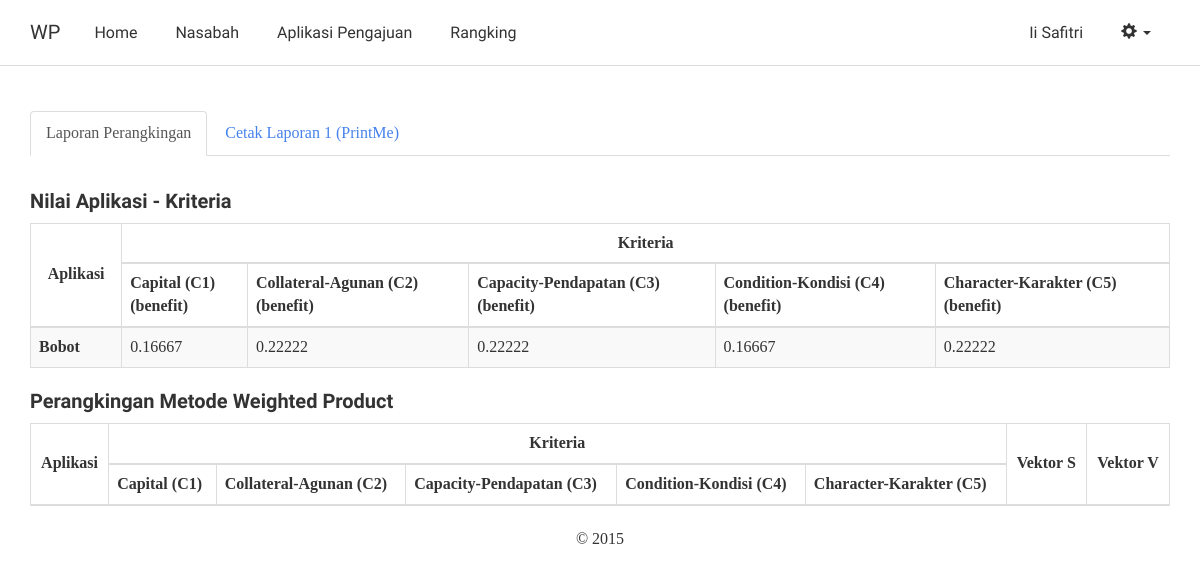
The page /laporan.php (signed in) on the database as committed earlier.
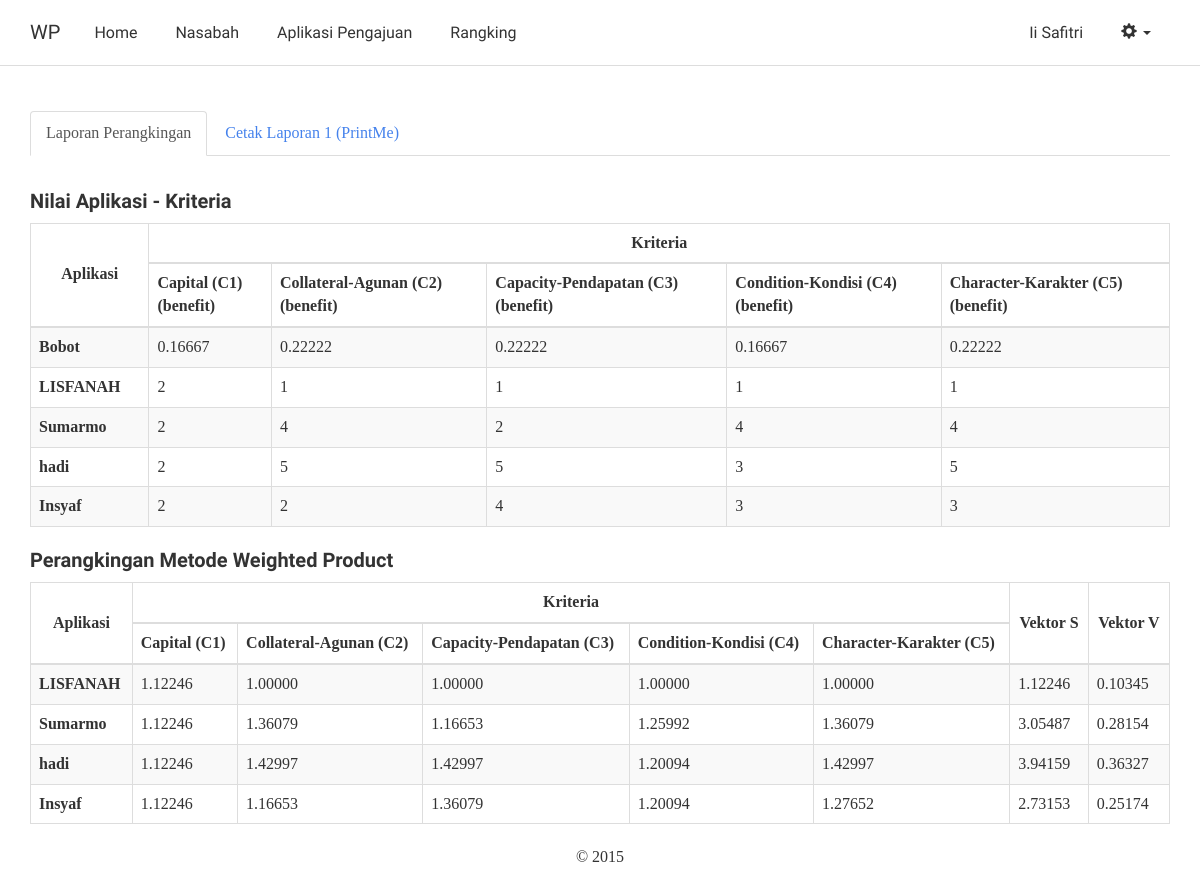
The same page on the database as committed later.
### tables this page shows
CREATE TABLE `wp_bobot` (
  `id_kriteria` int(11) NOT NULL,
  `nilai_bobot` double NOT NULL,
  `hasil_bobot` double NOT NULL
);

CREATE TABLE `wp_kriteria` (
  `id_kriteria` int(11) NOT NULL,
  `nama_kriteria` varchar(255) NOT NULL,
  `tipe_kriteria` varchar(10) NOT NULL
);

CREATE TABLE `wp_alternatif` (
  `id_alternatif` int(11) NOT NULL,
  `nama_alternatif` varchar(255) NOT NULL,
  `vektor_s` double NOT NULL,
  `vektor_v` double NOT NULL,
  `id_nasabah` int(11) NOT NULL,
  `id_pengajuan` int(11) NOT NULL,
  `tgl` date NOT NULL
);

CREATE TABLE `wp_rangking` (
  `id_alternatif` int(11) NOT NULL,
  `id_kriteria` int(11) NOT NULL,
  `nilai_rangking` double NOT NULL,
  `nilai_normalisasi` double NOT NULL
);

### includes/bobot.inc.php (called while the page is built, shortened)
<?php
class Bobot{
	private $conn;
	private $table_name = "wp_bobot";
	public function __construct($db){
		$this->conn = $db;
	}
	function readAll(){
		$query = "SELECT * FROM ".$this->table_name." a, wp_kriteria b where a.id_kriteria=b.id_kriteria ORDER BY a.id_kriteria ASC";
		$stmt = $this->conn->prepare( $query );
		$stmt->execute();
		return $stmt;
	}
}
?>

### includes/alternatif.inc.php (called while the page is built, shortened)
<?php
class Alternatif{
	private $conn;
	private $table_name = "wp_alternatif";
	public function __construct($db){
		$this->conn = $db;
	}
	function readAll(){
		$query = "SELECT a.*, n.nama, p.nama AS nama_pengajuan FROM ".$this->table_name." AS a INNER JOIN wp_nasabah AS n ON a.id_nasabah=n.id_nasabah INNER JOIN wp_pengajuan AS p ON a.id_pengajuan=p.id_pengajuan ORDER BY a.id_alternatif ASC";
		$stmt = $this->conn->prepare( $query );
		$stmt->execute();
		return $stmt;
	}
}
?>

### includes/rangking.inc.php (called while the page is built, shortened)
<?php
class Rangking{
	private $conn;
	private $table_name = "wp_rangking";
	public function __construct($db){
		$this->conn = $db;
	}
	function readR($a){
		$query = "SELECT * FROM wp_alternatif a, wp_kriteria b, wp_rangking c, wp_bobot d where b.id_kriteria=d.id_kriteria and a.id_alternatif=c.id_alternatif and b.id_kriteria=c.id_kriteria and c.id_alternatif='$a'";
		$stmt = $this->conn->prepare( $query );
		$stmt->execute();
		return $stmt;
	}
	function readMax(){
		$query = "SELECT sum(vektor_s) as mnr1 FROM wp_alternatif";
		$stmt = $this->conn->prepare( $query );
		$stmt->execute();
		return $stmt;
	}
	function readHasil1($a){
		$query = "SELECT EXP(SUM(LOG(coalesce(nilai_normalisasi,1)))) as bbn FROM " . $this->table_name . " WHERE id_alternatif='$a' limit 0,1";
		$stmt = $this->conn->prepare( $query );
		$stmt->execute();
		return $stmt;
	}
}
?>

### laporan.php (the view, shortened to what the changed rows need)
<?php
$config = new Config();
$db = $config->getConnection();
?>
<!DOCTYPE html>
<html lang="en">
  <head>
    <link href="css/bootstrap.min.css" rel="stylesheet">
    <link href="css/dataTables.bootstrap.min.css" rel="stylesheet">
  </head>
  <body>
    <div id="container" class="container">
<?php
include_once 'includes/alternatif.inc.php';
$pro1 = new Alternatif($db);
$stmt1 = $pro1->readAll();
$stmt1x = $pro1->readAll();
include_once 'includes/bobot.inc.php';
$pro2 = new Bobot($db);
$stmt2 = $pro2->readAll();
$stmt2x = $pro2->readAll();
$stmt2y = $pro2->readAll();
include_once 'includes/rangking.inc.php';
$pro = new Rangking($db);
?>
	<br/>
	<div>
	  <div class="tab-content">
	    <div role="tabpanel" class="tab-pane active" id="rangking">
	    	<br/>
			<table width="100%" class="table table-striped table-bordered">
		        <thead>
		            <tr>
		                <th rowspan="2" style="vertical-align: middle" class="text-center">Aplikasi</th>
		                <th colspan="<?php echo $stmt2x->rowCount(); ?>" class="text-center">Kriteria</th>
		            </tr>
		            <tr>
		            <?php
					while ($row2x = $stmt2x->fetch(PDO::FETCH_ASSOC)){
					?>
		                <th><?php echo $row2x['nama_kriteria'] ?><br/>(<?php echo $row2x['tipe_kriteria'] ?>)</th>
		            <?php
					}
					?>
		            </tr>
		        </thead>
		        <tbody>
					<tr>
		                <th>Bobot</th>
		                <?php
		                while ($row2y = $stmt2y->fetch(PDO::FETCH_ASSOC)){
						?>
		                <td>
		                	<?php
		                	echo number_format($row2y['hasil_bobot'], 5, '.', ',');
		                	?>
		                </td>
		                <?php
		                }
						?>
		            </tr>
		<?php
		while ($row1x = $stmt1x->fetch(PDO::FETCH_ASSOC)){
		?>
		            <tr>
		                <th><?php echo $row1x['nama_alternatif'] ?></th>
		                <?php
		                $ax= $row1x['id_alternatif'];
						$stmtrx = $pro->readR($ax);
						while ($rowrx = $stmtrx->fetch(PDO::FETCH_ASSOC)){
						?>
		                <td>
		                	<?php
		                	echo $rowrx['nilai_rangking'];
		                	?>
		                </td>
		                <?php
		                }
						?>
		            </tr>
		<?php
		}
		?>
		        </tbody>
		    </table>
			<table width="100%" class="table table-striped table-bordered">
		        <thead>
		            <tr>
		                <th rowspan="2" style="vertical-align: middle" class="text-center">Aplikasi</th>
		                <th colspan="<?php echo $stmt2->rowCount(); ?>" class="text-center">Kriteria</th>
		                <th rowspan="2" style="vertical-align: middle" class="text-center">Vektor S</th>
		                <th rowspan="2" style="vertical-align: middle" class="text-center">Vektor V</th>
		            </tr>
		            <tr>
		            <?php
					while ($row2 = $stmt2->fetch(PDO::FETCH_ASSOC)){
					?>
		                <th><?php echo $row2['nama_kriteria'] ?></th>
		            <?php
					}
					?>
		            </tr>
		        </thead>
		        <tbody>
		<?php
		while ($row1 = $stmt1->fetch(PDO::FETCH_ASSOC)){
		?>
		            <tr>
		                <th><?php echo $row1['nama_alternatif'] ?></th>
		                <?php
		                $a= $row1['id_alternatif'];
						$stmtr = $pro->readR($a);
						while ($rowr = $stmtr->fetch(PDO::FETCH_ASSOC)){
							$b = $rowr['id_kriteria'];
							$tipe = $rowr['tipe_kriteria'];
							$bobot = $rowr['hasil_bobot'];
						?>
		                <td>
		                	<?php
		                	if($tipe=='benefit'){
		                		$nor = pow($rowr['nilai_rangking'],$bobot);
							} else{
								$nor = pow($rowr['nilai_rangking'],-$bobot);
							}
							echo number_format($nor, 5, '.', ',');
							$pro->ia = $a;
							$pro->ik = $b;
							$pro->nn4 = $nor;
							$pro->normalisasi1();
		                	?>
		                </td>
		                <?php
		                }
						?>
						<td>
							<?php
							$stmthasil = $pro->readHasil1($a);
							$hasil = $stmthasil->fetch(PDO::FETCH_ASSOC);
							echo number_format($hasil['bbn'], 5, '.', ',');
							$pro->has1 = $hasil['bbn'];
							$pro->hasil1();
							?>
						</td>
						<td>
							<?php
							$stmtmax = $pro->readMax();
							$maxnr = $stmtmax->fetch(PDO::FETCH_ASSOC);
							echo number_format($hasil['bbn']/$maxnr['mnr1'], 5, '.', ',');
							$pro->has2 = $hasil['bbn']/$maxnr['mnr1'];
							$pro->hasil2();
							?>
						</td>
		            </tr>
		<?php
		}
		?>
		        </tbody>
		    </table>
	    </div>
	  </div>
	</div>
	</div>
  </body>
</html>

Rows that differ between the two databases and show on the page:
now on this page (row edited): wp_alternatif: nama_alternatif "LISFANAH", wp_rangking.nilai_rangking "2", wp_rangking.nilai_rangking "1", wp_rangking.nilai_rangking "1.12246", wp_rangking.nilai_rangking "1.00000", bbn "1.12246", mnr1 "0.10345"
added wp_alternatif: nama_alternatif "Sumarmo", wp_rangking.nilai_rangking "2", wp_rangking.nilai_rangking "4", wp_rangking.nilai_rangking "1.12246", wp_rangking.nilai_rangking "1.36079", wp_rangking.nilai_rangking "1.16653", wp_rangking.nilai_rangking "1.25992", bbn "3.05487", mnr1 "0.28154"
added wp_alternatif: nama_alternatif "hadi", wp_rangking.nilai_rangking "2", wp_rangking.nilai_rangking "5", wp_rangking.nilai_rangking "3", wp_rangking.nilai_rangking "1.12246", wp_rangking.nilai_rangking "1.42997", wp_rangking.nilai_rangking "1.20094", bbn "3.94159", mnr1 "0.36327"
added wp_alternatif: nama_alternatif "Insyaf", wp_rangking.nilai_rangking "2", wp_rangking.nilai_rangking "4", wp_rangking.nilai_rangking "3", wp_rangking.nilai_rangking "1.12246", wp_rangking.nilai_rangking "1.16653", wp_rangking.nilai_rangking "1.36079", wp_rangking.nilai_rangking "1.20094", wp_rangking.nilai_rangking "1.27652", bbn "2.73153", mnr1 "0.25174"
